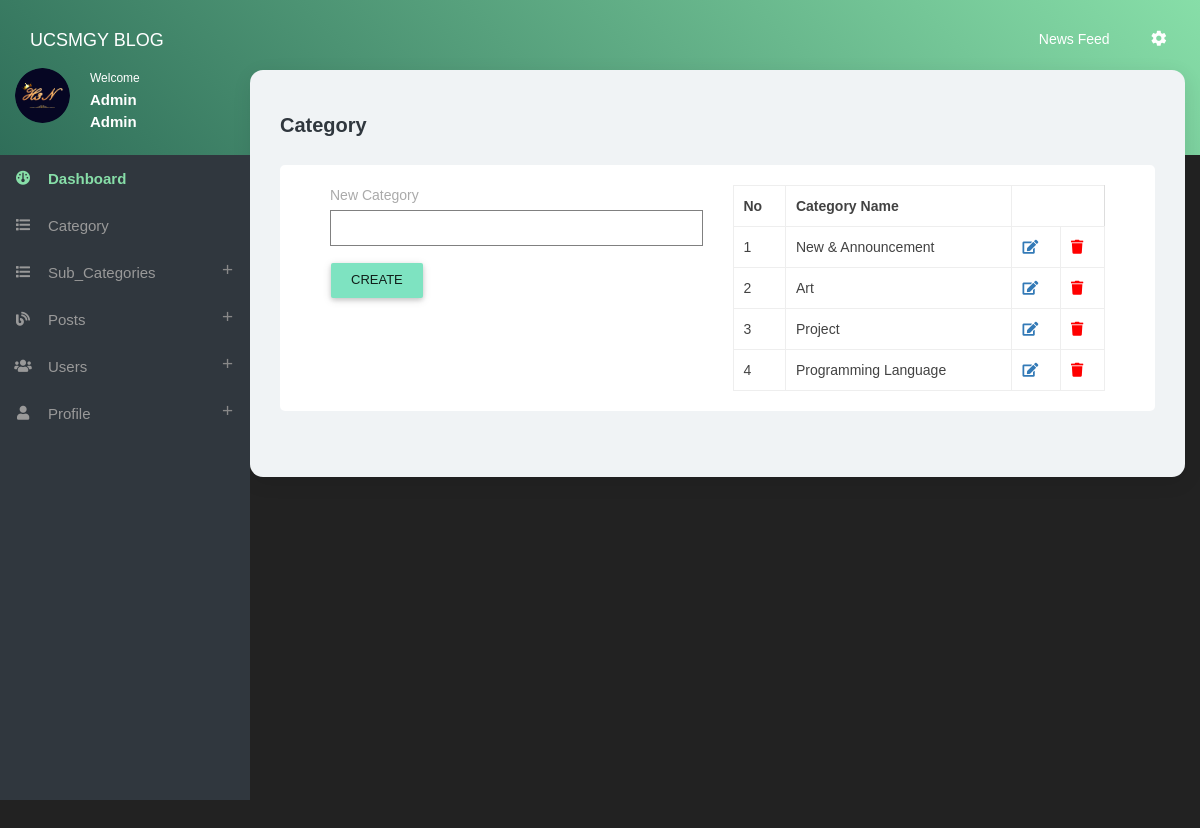
Page /admin/admin_blogs.php (signed in) on the committed database.
### tables this page shows
CREATE TABLE `users` (
  `id` int(11) NOT NULL,
  `unique_id` int(200) NOT NULL,
  `username` varchar(100) NOT NULL,
  `email` varchar(100) NOT NULL,
  `email_verified` varchar(100) NOT NULL,
  `password` varchar(100) NOT NULL,
  `user_role` varchar(30) NOT NULL DEFAULT 'Writer',
  `date` datetime NOT NULL,
  `image` varchar(255) NOT NULL,
  `status` varchar(255) NOT NULL,
  `follower_number` int(11) NOT NULL
);

CREATE TABLE `blog_group` (
  `Blog_id` int(11) NOT NULL,
  `Blog_Name` varchar(30) NOT NULL,
  `Post_Number` int(11) NOT NULL
);

### admin/admin_blogs.php (the view, shortened to what this page needs)
<?php include_once "include_admin/upper.php"; ?>
<section class="content home">
    <div class="container-fluid">
        <div class="block-header">
            <div class="d-sm-flex justify-content-between">
                <div>
                    <h2>Category</h2>
                </div>
            </div>
        </div>
            <div class="card">
                <div class="body">
                    <div class="col-lg-12 ">
                        <?php
                        $user_role = $fetch['user_role'];
                        if ( $user_role == 'Author') {
                            echo "<script> alert('ONLY ADMIN CAN DO');
                            window.location.href='./index.php'; </script>";
                        }
                        elseif ($user_role == 'Admin') {
                        ?>
                    <div class="col-md-6">
                        <form action="" method="post">
                            <label for="">New Category</label>
                                <input type="text" name="Blog_Name" class="form-control" style="border:solid 1.5px grey;">     <input type="submit" name="create" value="Create" class="btn btn-raised waves-effect" style="background-color:#7ee3c1;">
                        </form>
                    </div>
                    <div class="col-md-6">
                        <table class="table table-bordered">
                            <tr>
                                <th>No</th>
                                <th>Category Name</th>
                            </tr>
                            <?php
                            $sql = "SELECT *,ROW_NUMBER() OVER (ORDER BY Blog_id DESC) AS row_num FROM blog_group";
                            $result =  mysqli_query($con,$sql);
                            while ($row = mysqli_fetch_assoc($result)) {
                                $Blog_id = $row ['Blog_id'];
                                $Blog_Name = $row ['Blog_Name'];
                                $row_num = $row ['row_num'];
                            ?>
                            <tr>
                                <td>
                                    <?php echo $row_num ?>
                                </td>
                                <td>
                                    <?php echo $Blog_Name ?>
                                </td>
                                <td>
                                    <a href="admin_blogs.php?edit=<?php echo $Blog_id ?>"><i class="fas fa-edit"></i></a>
                               </td>
                                <td>
                                    <a href="admin_blogs.php?delete=<?php echo $Blog_id ?>" style="color: red;" onclick="return confirm('Are You Sure You Want To Delete?');"><i class="fas fa-trash "></i></a>
                                </td>
                            </tr>
                            <?php
                                }
                            ?>
                        </table>
                    </div>
                </div>
            </div>
        </div>
    </div>
</section>
    <?php include_once "include_admin/lower.php"; ?>
    <?php
        }
    ?>

### admin/include_admin/upper.php (shortened to what this page needs)
<?php require_once 'db.php'; ?>
<?php
$id = $_SESSION['USER']->id;
$query=mysqli_query($con, "SELECT * FROM `users` WHERE id = '$id'") or die(mysqli_error());
if(mysqli_num_rows($query) > 0){
    $fetch = mysqli_fetch_assoc($query);
}
?>
<!DOCTYPE html>
<html class=" ">
<head>
    <link href="assets/plugins/pace/pace-theme-flash.css" rel="stylesheet" type="text/css" media="screen"/>
    <link href="assets/plugins/bootstrap/css/bootstrap.min.css" rel="stylesheet" type="text/css"/>
    <link href="assets/plugins/bootstrap/css/bootstrap-theme.min.css" rel="stylesheet" type="text/css"/>
    <link href="assets/fonts/font-awesome/css/font-awesome.css" rel="stylesheet" type="text/css"/>
    <link href="assets/css/animate.min.css" rel="stylesheet" type="text/css"/>
    <link href="assets/plugins/perfect-scrollbar/perfect-scrollbar.css" rel="stylesheet" type="text/css"/>
    <link href="assets/plugins/jvectormap/jquery-jvectormap-2.0.1.css" rel="stylesheet" type="text/css" media="screen"/>
    <link href="assets/css/style.css" rel="stylesheet" type="text/css"/>
    <link href="assets/css/responsive.css" rel="stylesheet" type="text/css"/>
    <link rel="stylesheet" href="dashboard_assets/plugins/bootstrap/css/bootstrap.min.css" />
    <link rel="stylesheet" href="dashboard_assets/css/main.css">
    <link rel="stylesheet" href="dashboard_assets/css/themes/all-themes.css"/>
    <link rel="stylesheet" href="https://cdnjs.cloudflare.com/ajax/libs/font-awesome/6.2.1/css/all.min.css"/>
    <link rel="stylesheet" href="dashboard_assets/css/sb-admin.css">
    <link rel="stylesheet" href="https://use.fontawesome.com/releases/v5.3.1/css/all.css">
</head>
<body class="theme-cyan">
    <div id="morphsearch" class="morphsearch">
        <form class="morphsearch-form">
            <div class="form-group m-0">
                <input value="" type=" " placeholder="" class="morphsearch-input" />
            </div>
        </form>
    </div>
    <nav class="navbar clearHeader">
        <div class="col-12">
            <div class="navbar-header"> <a href="javascript:void(0);" class="bars"></a> <a class="navbar-brand" href="index.html">UCSMGY BLOG</a> </div>
            <ul class="nav navbar-nav navbar-right">
               <li><a href="../Publish_User/index.php" class="js-right-sidebar" data-close="true">News Feed&nbsp;&nbsp;</a></li>
               <li><a href="javascript:void(0);" class="js-right-sidebar" data-close="true"><i class="zmdi zmdi-settings"></i></a></li>
           </ul>
       </div>
    </nav>
<section>
    <aside id="leftsidebar" class="sidebar">
        <div class="user-info">
            <?php
            if($fetch['image'] == ''){
                ?>
                <div class="admin-image">  <img src="../img/default_u.jpg" alt="user-image" class="img-circle img-inline"></div>
                <?php
            }else{
                ?>
                <div class="admin-image">  <img src="../profile/<?php echo $fetch['image']; ?>" alt="user-image" class="img-circle img-inline"></div>
                <?php
            }
            ?>
            <div class="admin-action-info"> <span>Welcome</span>
                <h3><span><?php echo $fetch['username']; ?> </span></h3>
                <h3><span><?php echo $fetch['user_role']; ?> </span></h3>
            </div>
        </div>
        <div class="menu">
            <ul class="list">
                <?php
                $id = $_SESSION['USER']->id;
                $sql = "SELECT * FROM users WHERE id=$id";
                $result = mysqli_query($con,$sql);
                $row = mysqli_fetch_assoc($result);
                $user_role = $row['user_role'];
                if($user_role == 'Admin'){
                ?>
                <li class="active open"><a href="index.php">
                    <i class="fa fa-dashboard"></i>
                    <span>Dashboard</span></a>
                </li>
                <li><a href="admin_blogs.php">
                    <i class="fa fa-list"></i>
                    <span style="color:#999;">Category</span> </a>
                </li>
                <li ><a href="javascript:void(0);" class="menu-toggle">
                    <i class="fa fa-list"></i><span>Sub_Categories</span> </a>
                </li>
                <?php
                    }
                ?>
                <?php
                if($user_role != 'Public User'){
                ?>
                <li><a href="javascript:void(0);" class="menu-toggle">
                    <i class="fa fa-blog"></i><span>Posts</span> </a>
                </li>
                <?php
                    }
                ?>
                <?php
                if($user_role == 'Admin'){
                ?>
                <li>
                    <a href="javascript:void(0);" class="menu-toggle">
                    <i class="fa fa-users"></i><span>Users</span> </a>
                </li>
                <?php
                    }
                ?>
                <li>
                    <a href="javascript:void(0);" class="menu-toggle">
                    <i class="fa fa-user"></i><span>Profile</span></a>
                </li>
            </ul>
        </div>
    </aside>
</section>

### admin/dashboard_assets/css/themes/all-themes.css (style rules this page uses)
.theme-cyan .navbar-brand { color: #fff; }
.theme-cyan .nav > li > a { color: #fff; }
.theme-cyan .sidebar .menu .list li.active { background-color: transparent; }
.theme-cyan .sidebar .menu .list li.active >:first-child i, .theme-cyan .sidebar .menu .list li.active >:first-child span, .theme-cyan .morphsearch .dummy-column h2 { color: #87dea8; }
.theme-cyan .sidebar .menu .list .toggled { background-color: transparent; }

### admin/dashboard_assets/css/sb-admin.css (style rules this page uses)
body { margin-top: 100px; background-color: #222; }
@media (min-width:768px) { body { margin-top: 50px; } }

### rows in the picture
users: image (picture), username "Admin", user_role "Admin"
blog_group: row_num "1", Blog_Name "New & Announcement"
blog_group: row_num "2", Blog_Name "Art"
blog_group: row_num "3", Blog_Name "Project"
blog_group: row_num "4", Blog_Name "Programming Language"
